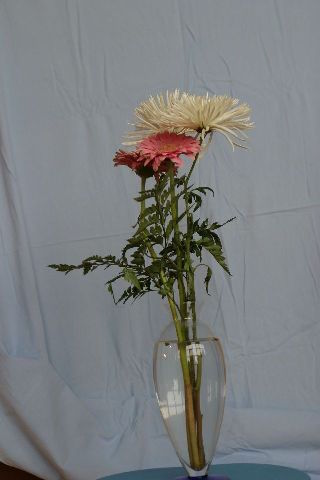
#> input picture test_images/tiny/flowers-compA.jpg, 320 x 480 px
$ python test.py
#> lines starting #> are read from the running program, lines starting #| are printed output that depends on the picture
import cv2 as cv
import numpy as np

if __name__ == '__main__':

    compA = cv.imread("../test_images/tiny/flowers-compA.jpg")
#> compA is the input picture: shape (480, 320, 3); mean B, G, R 127.8, 126.1, 123.1
    c0r, c0g, c0b = compA[:, :, 2], compA[:, :, 1], compA[:, :, 0]
    compB = cv.imread("../test_images/tiny/flowers-compB.jpg")
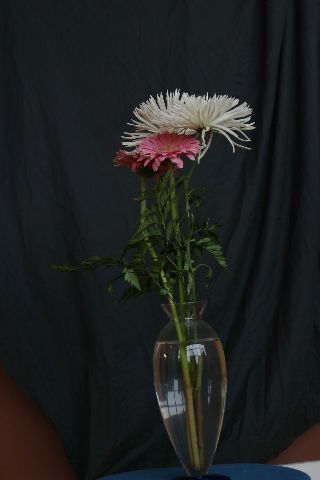
#> input picture test_images/tiny/flowers-compB.jpg, 320 x 480 px
#> compB is the input picture: shape (480, 320, 3); mean B, G, R 32.3, 32.2, 30.1
    c1r, c1g, c1b = compB[:, :, 2], compB[:, :, 1], compB[:, :, 0]
    backA = cv.imread("../test_images/tiny/flowers-backA.jpg")
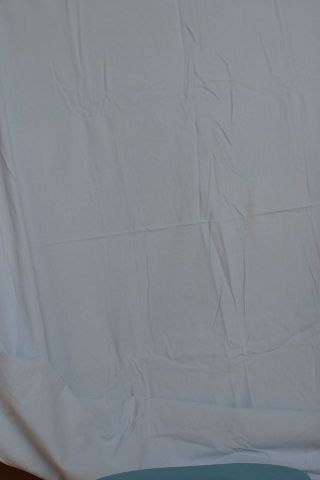
#> input picture test_images/tiny/flowers-backA.jpg, 320 x 480 px
#> backA is the input picture: shape (480, 320, 3); mean B, G, R 141.3, 135.9, 130.5
    b0r, b0g, b0b = backA[:, :, 2], backA[:, :, 1], backA[:, :, 0]
    backB = cv.imread("../test_images/tiny/flowers-backB.jpg")
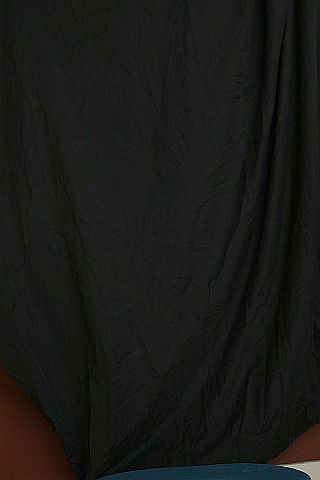
#> input picture test_images/tiny/flowers-backB.jpg, 320 x 480 px
#> backB is the input picture: shape (480, 320, 3); mean B, G, R 23.3, 26.3, 25.7
    b1r, b1g, b1b = backB[:, :, 2], backB[:, :, 1], backB[:, :, 0]

    # Composite_delta = Composite - Background
    cd0r, cd0g, cd0b = c0r - b0r, c0g - b0g, c0b - b0b
    cd1r, cd1g, cd1b = c1r - b1r, c1g - b1g, c1b - b1b
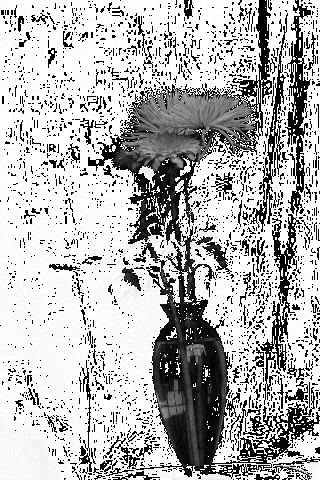
#> cd1r: shape (480, 320); min 0, max 255, mean 181.1
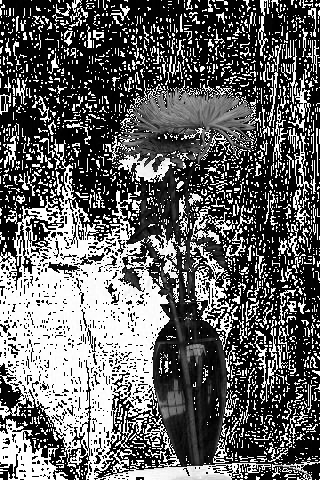
#> cd1g: shape (480, 320); min 0, max 255, mean 99.6

    # F' = aF, we use pseudo-inverse to find F'
    (height, width) = cd0r.shape
#> height = 480; width = 320
    fprime = np.zeros((height, width, 4))
    foreground = np.zeros((height, width, 3))
    alpha = np.zeros((height, width))
    # The A in Ax = B
    A = np.asarray([[1, 0, 0, 0],
                    [0, 1, 0, 0],
                    [0, 0, 1, 0],
                    [1, 0, 0, 0],
                    [0, 1, 0, 0],
                    [0, 0, 1, 0]])
    for i in range(height):
        for j in range(width):
            A[0, 3] = -b0r[i, j]
            A[1, 3] = -b0g[i, j]
            A[2, 3] = -b0b[i, j]
            A[3, 3] = -b1r[i, j]
            A[4, 3] = -b1g[i, j]
            A[5, 3] = -b1b[i, j]
            A_inverse = np.linalg.pinv(A)
            if i == 0 and j == 0:
                print(np.matmul(A, A_inverse))
            # The B in Ax = B
            B = np.asarray([cd0r[i, j], cd0g[i, j], cd0b[i, j], cd1r[i, j], cd1g[i, j], cd1b[i, j]])
            fprime[i, j] = np.matmul(A_inverse, B)
            alpha[i, j] = fprime[i, j, 3]
            foreground[i, j] = fprime[i, j, 0:3] / alpha[i, j]
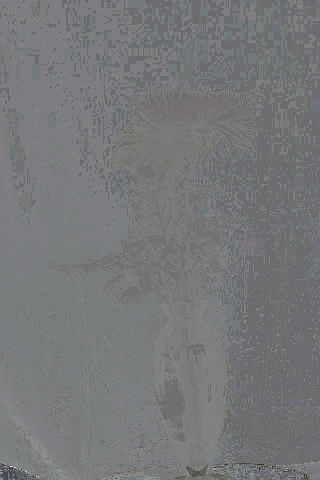
#> fprime: shape (480, 320, 4) float64; mean of channels 0, 1, 2, 3 258.9, 217.5, 181.2, -0.5; drawn with min black and max white
#> after the loop, A = [[1, 0, 0, 137], [0, 1, 0, 134], [0, 0, 1, 117], [1, 0, 0, 89], [0, 1, 0, 95], [0, 0, 1, 111]]
    cv.imshow("foreground", foreground)
    cv.imshow("alpha", alpha)
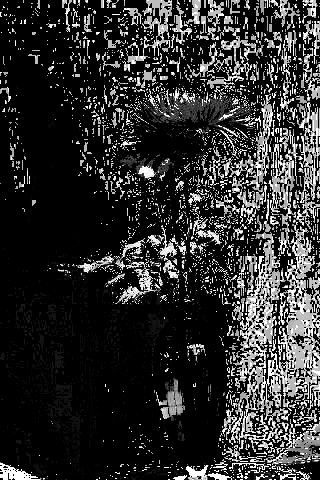
#> window 'alpha': shape (480, 320); min 0, max 255, mean 47.6
    cv.waitKey(0)
